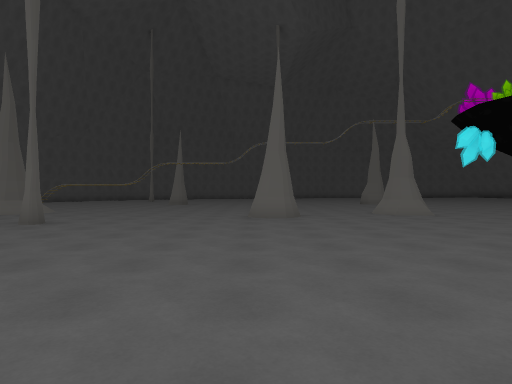
view 1 (above)

20 first-person views from a walk through a Unity game level. The camera is 1.3 m above the floor, looks level and sees 75° across. The floor is counted in squares, 2 m on a side. Each view is taken from the middle of a square. On the plan, view 1 faces up. The plan holds only what a view shows up to about 10 squares ahead; the rest is blank. The place goes on beyond the plan.

view 2
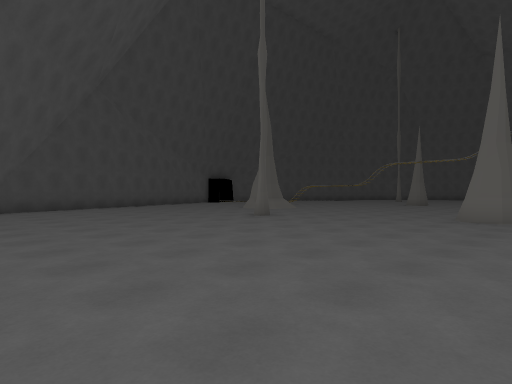

view 3
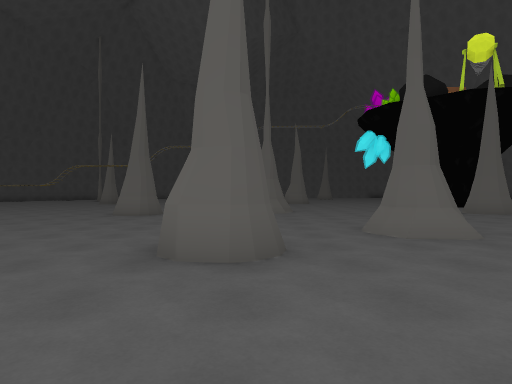

view 4
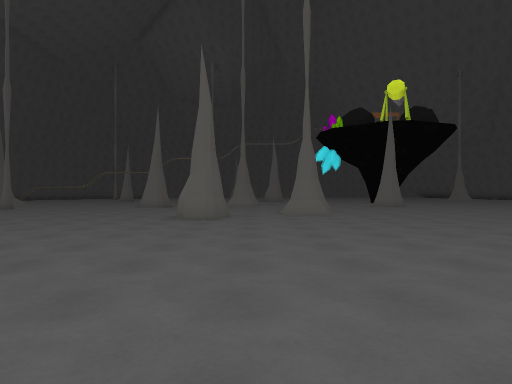

view 5
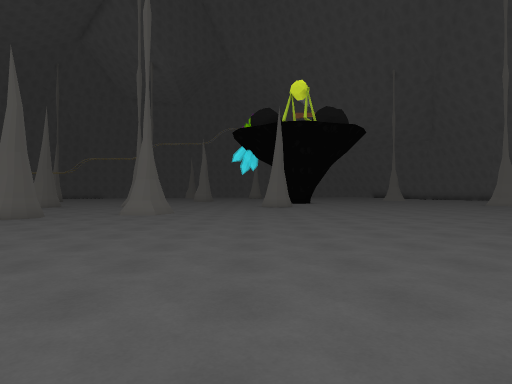

view 6
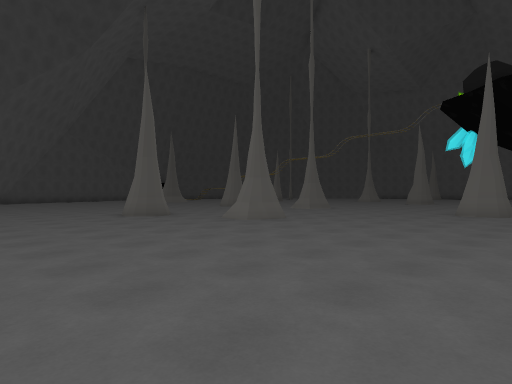

view 7
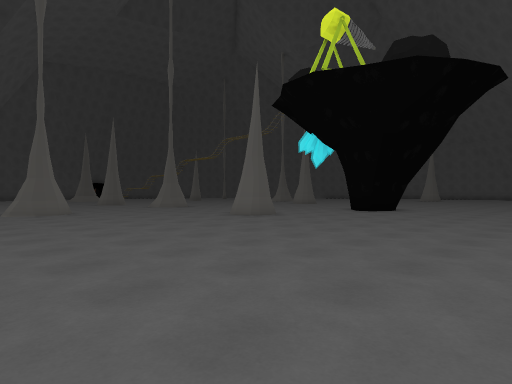

view 8
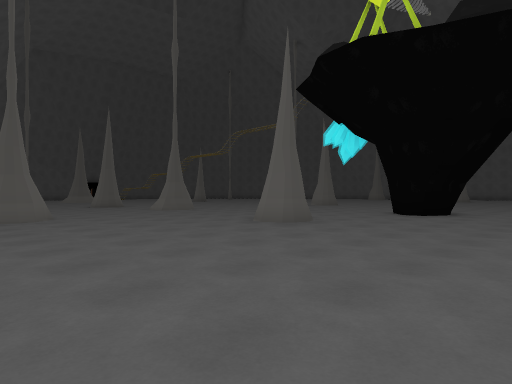

view 9
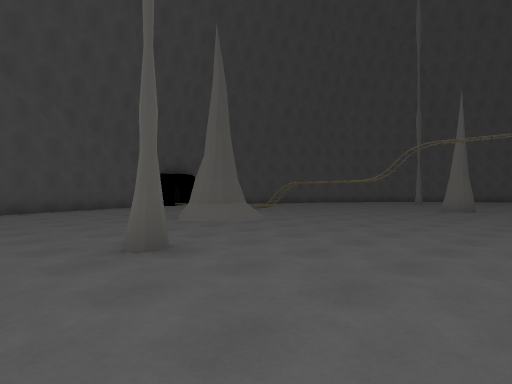

view 10
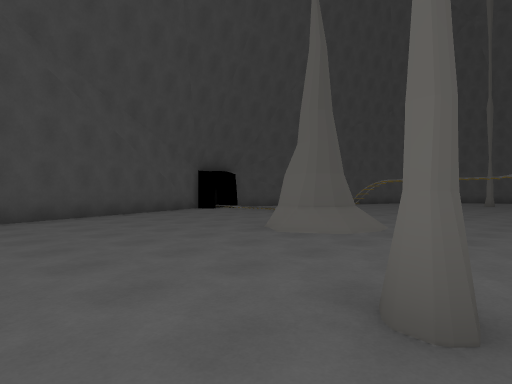

view 11
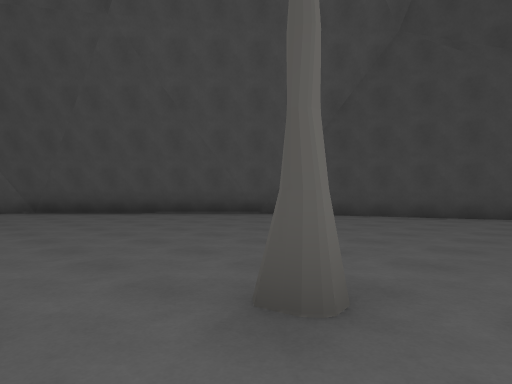

view 12
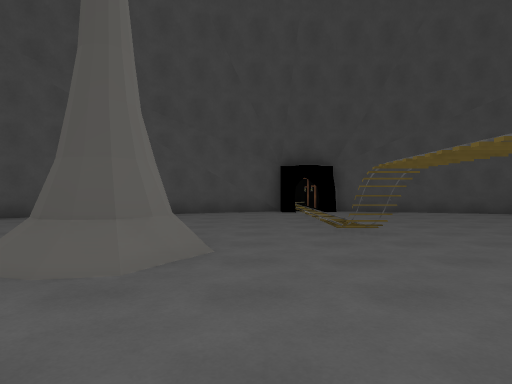

view 13
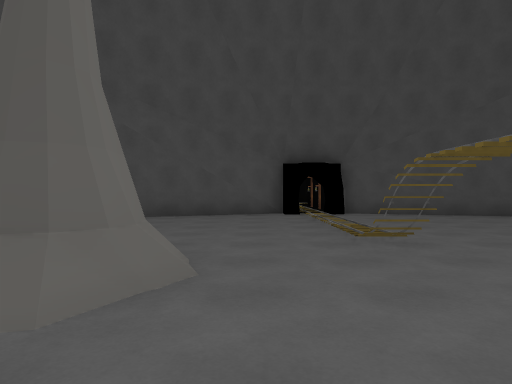

view 14
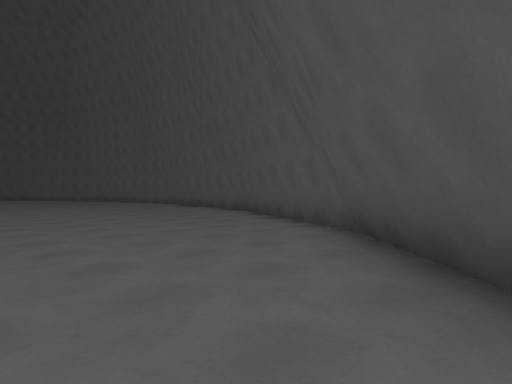

view 15
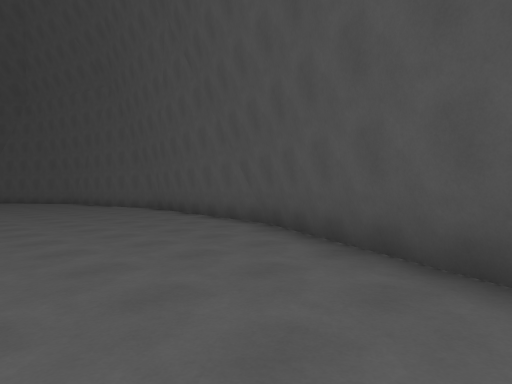

view 16
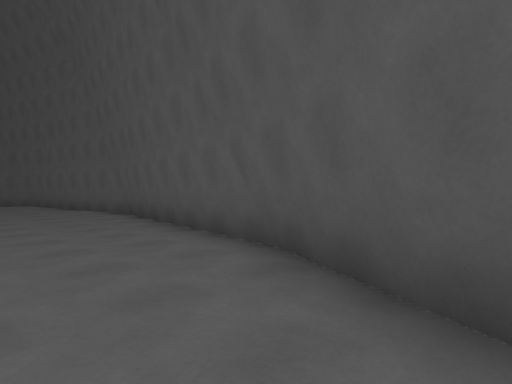

view 17
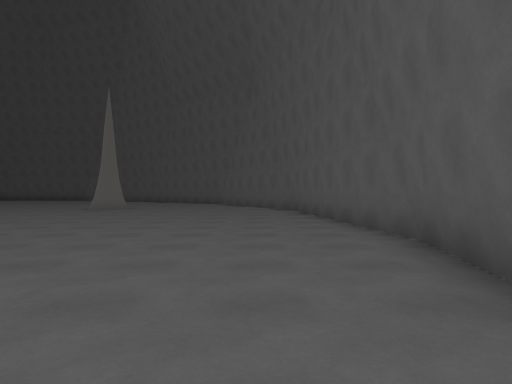

view 18
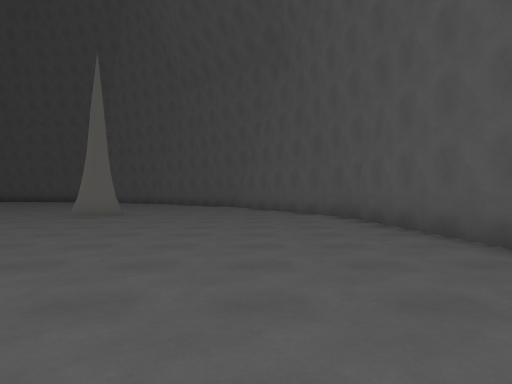

view 19
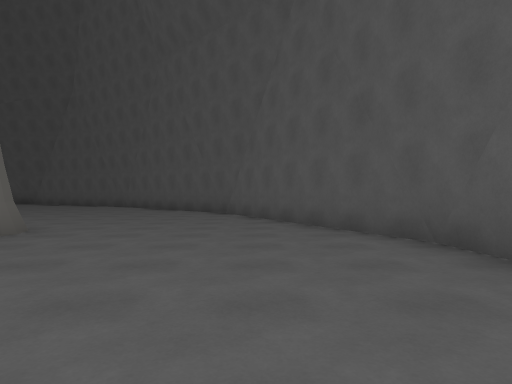

view 20
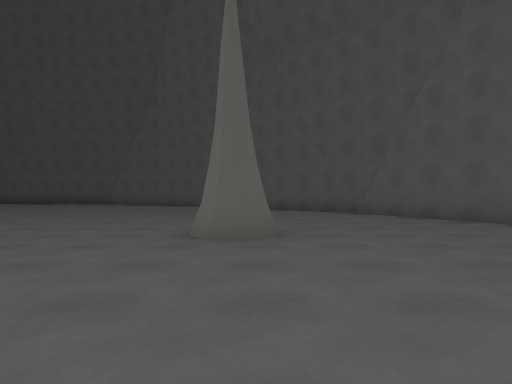

### Floor plan
Key: @ floor where view 1 was taken; # wall or solid block; . floor; / step, stairs or slope; = window, fence, low wall or low ledge; O other object.
Columns run from 15 left of view 1 to 20 right of it. Each row starts with its distance up from view 1.
 19  #.
 18 ##..
 17 #.....
 16 #......    ..
 15 #.............
 14 #.....OO......              #.
 13 #.............               ...
 12 #.............            .......
 11 #......#/......          ........
 10 ##.....##......  ..##.. .........
  9  #.............##.........#......
  8  ##..............................
  7   #.......#......................
  6   #.................................
  5    #.................##.............
  4    #.................##.............
  3    ##.............##................
  2     #...............................
  1     ##..............................
  0      =#........@....................
 -1       ##......................#.....
 -2        ##...........................
 -3         ##..........................
 -4          ##.........................
 -5           ###.....................##
 -6             ###.................###
 -7               ####............###
 -8                  ##############

Positions as (right, up) in squares from view 1, and headings:
1: (0, 0), facing up
2: (2, 0), facing up-left
3: (4, -1), facing up
4: (5, -6), facing up
5: (10, -6), facing up
6: (13, -2), facing up-left
7: (18, 2), facing up-left
8: (16, 3), facing up-left
9: (-1, 5), facing up-left
10: (-4, 5), facing up-left
11: (-3, 8), facing down-left
12: (-4, 12), facing left
13: (-5, 12), facing left
14: (-8, 1), facing down-right
15: (-4, -2), facing down-right
16: (-2, -4), facing down-right
17: (3, -6), facing right
18: (6, -5), facing right
19: (10, -5), facing right
20: (10, -1), facing right
